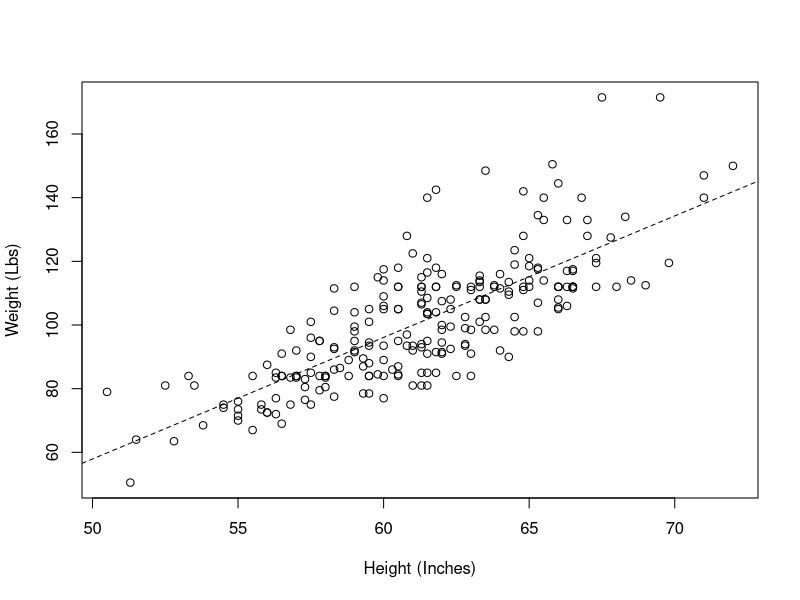

This chart was generated by the following R code:
## ---- chunk 1
hw<-read.csv('data/heightweight.csv')
fit<-lm(weightLb~heightIn,data=hw)
plot(hw$heightIn,hw$weightLb,xlab='Height (Inches)',ylab='Weight (Lbs)')
abline(fit,lty=2)
